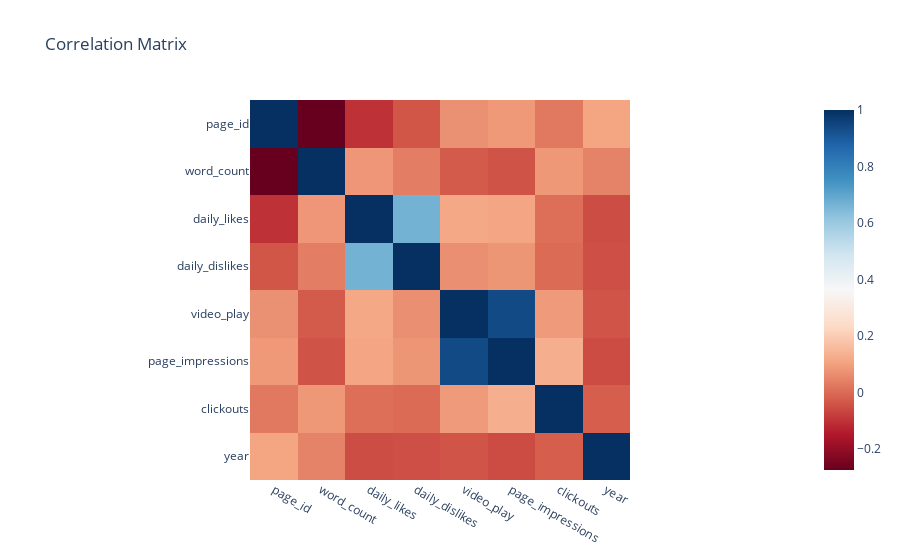

The code cell stored with this chart in its notebook:
### Code cell
# Compute the correlation matrix
corr_matrix = df[num_variables].corr()

# Print the correlation matrix
print(corr_matrix)

# Create heatmap of correlation matrix
fig = px.imshow(corr_matrix, color_continuous_scale='RdBu', title='Correlation Matrix')
fig.show()

### Figure 1 — Plotly figure (JSON) as saved in the notebook; plotly's stock layout.template omitted (floating-point values rounded to 4 significant figures)
{"data": [{"coloraxis": "coloraxis", "hovertemplate": "x: %{x}<br>y: %{y}<br>color: %{z}<extra></extra>", "name": "0", "type": "heatmap", "x": ["page_id", "word_count", "daily_likes", "daily_dislikes", "video_play", "page_impressions", "clickouts", "year"], "xaxis": "x", "y": ["page_id", "word_count", "daily_likes", "daily_dislikes", "video_play", "page_impressions", "clickouts", "year"], "yaxis": "y", "z": [[1, -0.2742, -0.1032, -0.03785, 0.07179, 0.08563, 0.02653, 0.1082], [-0.2742, 1, 0.08053, 0.03512, -0.02853, -0.04238, 0.08449, 0.0452], [-0.1032, 0.08053, 1, 0.6667, 0.1156, 0.1113, 0.008697, -0.05365], [-0.03785, 0.03512, 0.6667, 1, 0.06681, 0.08022, 0.0007853, -0.0501], [0.07179, -0.02853, 0.1156, 0.06681, 1, 0.9387, 0.0877, -0.03949], [0.08563, -0.04238, 0.1113, 0.08022, 0.9387, 1, 0.1307, -0.0547], [0.02653, 0.08449, 0.008697, 0.0007853, 0.0877, 0.1307, 1, -0.02136], [0.1082, 0.0452, -0.05365, -0.0501, -0.03949, -0.0547, -0.02136, 1]]}], "layout": {"coloraxis": {"colorscale": [[0, "rgb(103,0,31)"], [0.1, "rgb(178,24,43)"], [0.2, "rgb(214,96,77)"], [0.3, "rgb(244,165,130)"], [0.4, "rgb(253,219,199)"], [0.5, "rgb(247,247,247)"], [0.6, "rgb(209,229,240)"], [0.7, "rgb(146,197,222)"], [0.8, "rgb(67,147,195)"], [0.9, "rgb(33,102,172)"], [1, "rgb(5,48,97)"]]}, "title": {"text": "Correlation Matrix"}, "xaxis": {"anchor": "y", "constrain": "domain", "domain": [0, 1], "scaleanchor": "y"}, "yaxis": {"anchor": "x", "autorange": "reversed", "constrain": "domain", "domain": [0, 1]}}}
